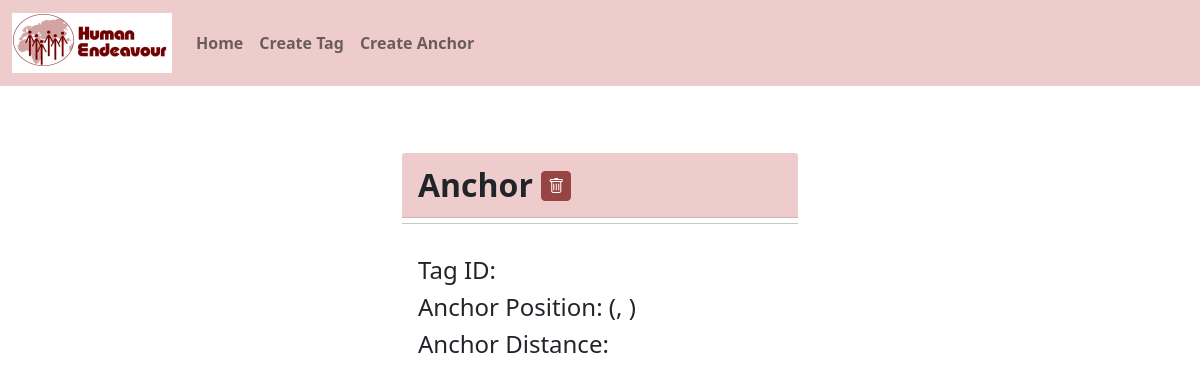
/anchor/7, run on an earlier commit of the app's database.
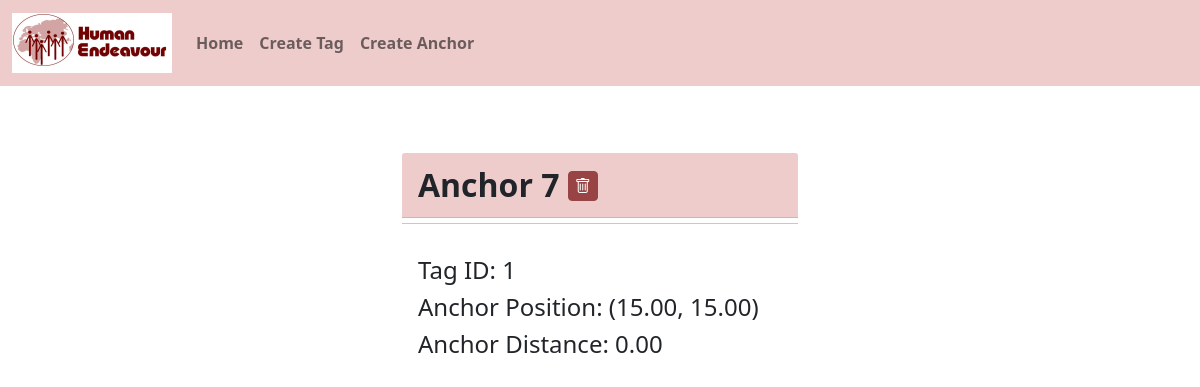
And on a later commit of the database.
### server.py (models this page shows, shortened)
class AnchorModel(db.Model):
   __tablename__ = "anchors"
   anchor_id = db.Column(db.Integer, primary_key = True)
   tag_id = db.Column(db.Integer, db.ForeignKey("tags.tag_id", ondelete = "CASCADE"), nullable=False)
   anch_x = db.Column(db.Numeric(10,2), nullable=False, default = 0)
   anch_y = db.Column(db.Numeric(10,2), nullable=False, default = 0)
   anchor_distance = db.Column(db.Numeric(10,2), nullable=False, default = 0.0)

### server.py (the view)
@app.route('/anchor/<id>', methods=['GET'])
def viewAnchor(id):
   anchor= AnchorModel.query.filter_by(anchor_id=id).first()
   return render_template('anchor.html', anchor=anchor)

### templates/anchor.html (shortened to what this page needs)
{% extends "base.html" %}
{% block body %}
<div class="main-content">
    <div class="container section">
        <div class="row">
            <div class="container-fluid map-info col-sm-6">
                <div class="card-header heading">Anchor {{anchor.anchor_id}}
                    <button type="button" class="btn btn-danger garbage" id="garbage" onclick="deleteRequest({{anchor.anchor_id}})"><i class="bi bi-trash"></i></button>
                </div>
                <hr>
                <div class="card-body">
                    <h4>Tag ID: {{anchor.tag_id}}</h4>
                    <h4>Anchor Position: ({{anchor.anch_x}}, {{anchor.anch_y}})</h4>
                    <h4>Anchor Distance: {{anchor.anchor_distance}}</h4>
                </div>
            </div>
        </div>
    </div>
</div>
{% endblock %}

What changed in the data, as far as the page shows it:
added AnchorModel: anchor_id "7", tag_id "1", anch_x "15.00", anch_y "15.00", anchor_distance "0.00"
